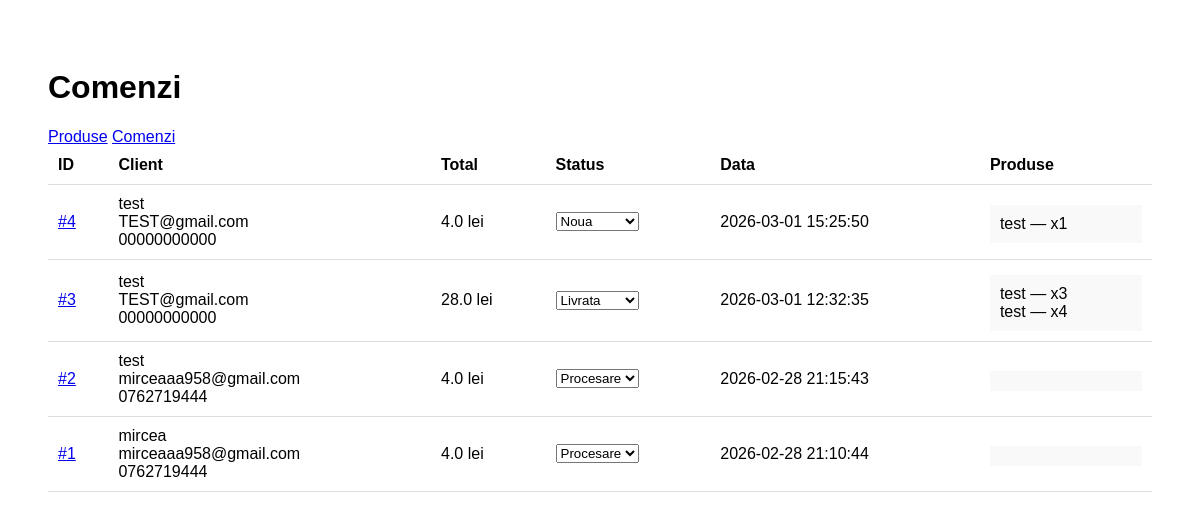
The page /admin/comenzi on the database as committed earlier.
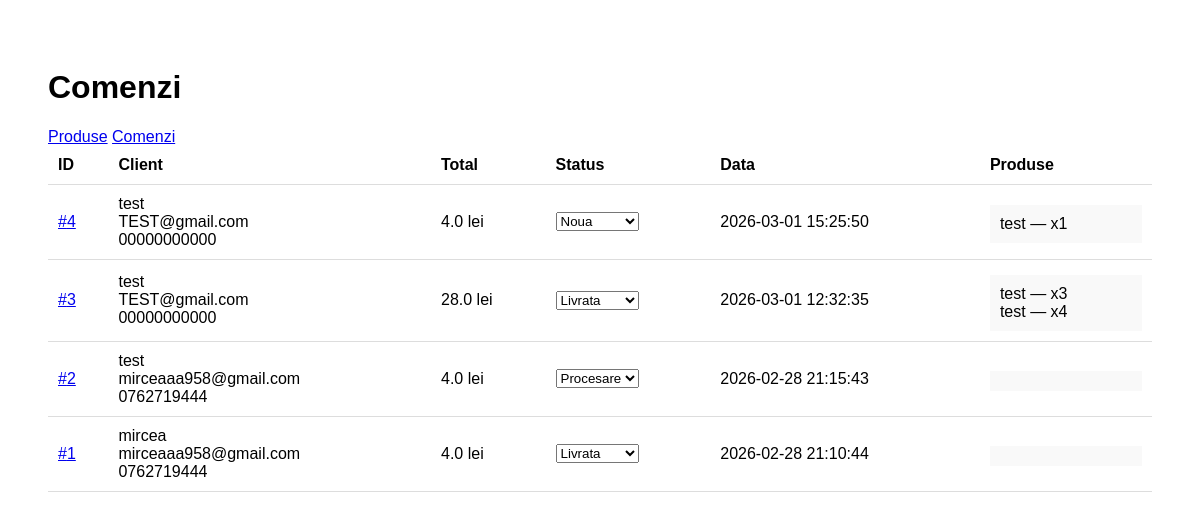
The same page on the database as committed later.
### tables this page shows
CREATE TABLE comenzi (
            id INTEGER PRIMARY KEY AUTOINCREMENT,
            nume TEXT,
            email TEXT,
            telefon TEXT,
            adresa TEXT,
            total REAL,
            data TEXT
        , produse TEXT, status TEXT DEFAULT 'Noua');

### app.py (the view)
@app.route("/admin/comenzi")
def admin_comenzi():
    db = get_db()
    rows = db.execute(
        "SELECT * FROM comenzi ORDER BY data DESC"
    ).fetchall()
    comenzi = []
    for c in rows:
        produse_list = []
        if c["produse"]:
            cos = eval(c["produse"])
            ids = [int(i) for i in cos.keys()]
            if ids:
                query = f"SELECT id, nume FROM produse WHERE id IN ({','.join(['?']*len(ids))})"
                produse_db = db.execute(query, ids).fetchall()
                nume_map = {p["id"]: p["nume"] for p in produse_db}
                for pid, cant in cos.items():
                    nume = nume_map.get(int(pid), "Produs șters")
                    produse_list.append(f"{nume} — x{cant}")
        comenzi.append({
            "id": c["id"],
            "nume": c["nume"],
            "email": c["email"],
            "telefon": c["telefon"],
            "total": c["total"],
            "data": c["data"],
            "status": c["status"],
            "produse": produse_list
      })
    return render_template("admin_comenzi.html", comenzi=comenzi)

### app.py (called while the page is built)
@app.context_processor
def inject_client():
    return dict(
        client_logat="client_id" in session,
        client_nume=session.get("client_nume"),
        client_email=session.get("client_email")
    )

def get_db():
    conn = sqlite3.connect(DATABASE)
    conn.row_factory = sqlite3.Row
    return conn

### templates/admin_comenzi.html (shortened to what this page needs)
<!DOCTYPE html>
<html>
<head>
</head>
<body>
<h1>Comenzi</h1>
<div class="admin-nav">
    <a href="/admin" class="tab">Produse</a>
    <a href="/admin/comenzi" class="tab active">Comenzi</a>
</div>
<table>
<tr>
    <th>ID</th>
    <th>Client</th>
    <th>Total</th>
    <th>Status</th>
    <th>Data</th>
    <th>Produse</th>
</tr>
{% for c in comenzi %}
<tr>
    <td>
    <a href="/admin/comanda/{{ c.id }}">#{{ c.id }}</a>
    </td>
    <td>
        {{ c.nume }}<br>
        {{ c.email }}<br>
        {{ c.telefon }}
    </td>
    <td>{{ c.total }} lei</td>
    <td>
    <form method="post" action="/admin/comanda/status/{{ c.id }}">
    <select name="status" onchange="this.form.submit()">
    <option {% if c.status=='Noua' %}selected{% endif %}>Noua</option>
    <option {% if c.status=='Procesare' %}selected{% endif %}>Procesare</option>
    <option {% if c.status=='Livrata' %}selected{% endif %}>Livrata</option>
    </select>
    </form>
    </td>
    <td>{{ c.data }}</td>
    <td>
        <div class="box">
            {% for p in c.produse %}
            {{ p }}<br>
            {% endfor %}
        </div>
    </td>
</tr>
{% endfor %}
</table>
</body>
</html>

Rows that differ between the two databases and show on the page:
changed comenzi "mircea": status "Procesare" → "Livrata"
